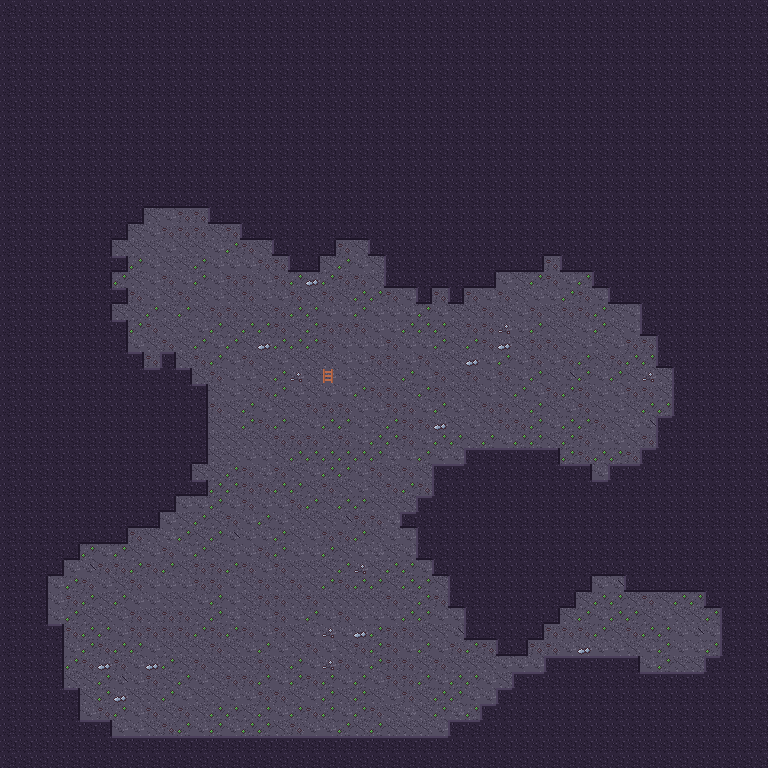

Tiled map render using the project's own tile images. Description and the map definition, with tile-layer contents summarised, below:
An orthogonal 48x48 tile map with 16x16 px tiles, 3 tile layers (Back, Buildings, Front).

<map version="1.4" tiledversion="1.4.2" orientation="orthogonal" renderorder="right-down" compressionlevel="0" width="48" height="48" tilewidth="16" tileheight="16" infinite="0" nextlayerid="4" nextobjectid="1">
  <properties />
  <tileset firstgid="1" name="cave" tilewidth="16" tileheight="16" tilecount="48" columns="16">
    <image source="../cave.png" width="256" height="48" />
    <tile id="1">
      <properties>
        <property name="Passable" type="string" value="F" />
      </properties>
    </tile>
    <tile id="16">
      <properties>
        <property name="Passable" type="string" value="F" />
      </properties>
    </tile>
    <tile id="17">
      <properties>
        <property name="Passable" type="string" value="F" />
      </properties>
    </tile>
    <tile id="18">
      <properties>
        <property name="Passable" type="string" value="F" />
      </properties>
    </tile>
    <tile id="19">
      <properties>
        <property name="Passable" type="string" value="F" />
      </properties>
    </tile>
    <tile id="20">
      <properties>
        <property name="Passable" type="string" value="F" />
      </properties>
    </tile>
    <tile id="21">
      <properties>
        <property name="Passable" type="string" value="F" />
      </properties>
    </tile>
    <tile id="22">
      <properties>
        <property name="Passable" type="string" value="F" />
      </properties>
    </tile>
    <tile id="23">
      <properties>
        <property name="Passable" type="string" value="F" />
      </properties>
    </tile>
    <tile id="24">
      <properties>
        <property name="Passable" type="string" value="F" />
      </properties>
    </tile>
    <tile id="25">
      <properties>
        <property name="Passable" type="string" value="F" />
      </properties>
    </tile>
    <tile id="26">
      <properties>
        <property name="Passable" type="string" value="F" />
      </properties>
    </tile>
    <tile id="27">
      <properties>
        <property name="Passable" type="string" value="F" />
      </properties>
    </tile>
    <tile id="28">
      <properties>
        <property name="Passable" type="string" value="F" />
      </properties>
    </tile>
    <tile id="29">
      <properties>
        <property name="Passable" type="string" value="F" />
      </properties>
    </tile>
    <tile id="30">
      <properties>
        <property name="Passable" type="string" value="F" />
      </properties>
    </tile>
    <tile id="31">
      <properties>
        <property name="Passable" type="string" value="F" />
      </properties>
    </tile>
  </tileset>
  <layer id="1" name="Back" width="48" height="48" opacity="1" offsetx="0" offsety="0">
   <data>[2304 cells, 2304 non-empty, 9 distinct tile ids]</data>
  </layer>
  <layer id="2" name="Buildings" width="48" height="48" opacity="1" offsetx="0" offsety="0">
   <data>[2304 cells, 1494 non-empty, 13 distinct tile ids]</data>
  </layer>
  <layer id="3" name="Front" width="48" height="48" opacity="1" offsetx="0" offsety="0">
   <data>[2304 cells, 0 non-empty, 0 distinct tile ids]</data>
  </layer>
</map>
